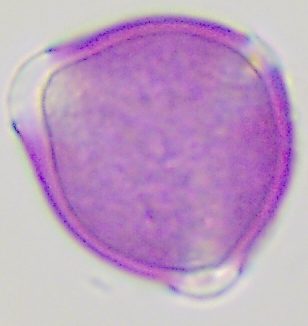
%> input picture Matlab files/edge detection/Acacia/Acacia04.jpg, 308 x 326 px
$ octave --eval "result = fd(imread('Acacia/Acacia04.jpg'));"   (GNU Octave 9; MATLAB toolbox functions it lacks are replaced by stand-ins)
%> lines starting %> are read from the running program, lines starting %| are printed output that depends on the picture; in (x1, y1, x2, y2) boxes, pixels count from 0 and x2, y2 are one past the last pixel; in counts of white or black regions, pixels touching at a corner belong together; the program's own positions count from 1
function coefs=fd(image)
%
% The program will calculate the fractal dimension of a 512x512 image
% using the box counting method.
%
% The code is just for beginners for getting an idea of box-counting
% method.
%
%=========================================================================
% the image is read and first its changed to grayscale image and then to
% black and white
% image=imread(imageNames(1,index));
image=rgb2gray(image);
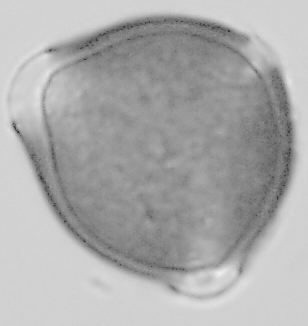
%> image: size 326x308 uint8; min 48, max 239, mean 171.3
% [7 lines of commented-out code are left out]
image=edge(image,'canny');
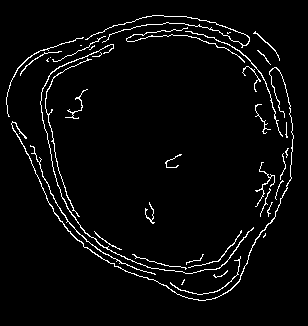
%> image: size 326x308 logical; 3.8% white in thin lines or dots, all inside (x1, y1, x2, y2) = (6, 15, 294, 301)
% imageNew=imresize(image,[512,512]);
% image=imageNew;
% initialises the varaibles for plotting the graph. scale is used to
% store
% the scaling factors and the count is used to store the number of boxes
% which contains parts of the image. For a given scale(1,i) value, the number
% of boxes occupied by the image will be available at count(1,i)
scale=zeros(1,9);
count=zeros(1,9);
[width,height,cols]=size(image);
%> width = 326; height = 308; cols = 1
% since the program is for a 512x512 image, the limit is set
% to 9 since 2^9=512
for i=1:9
   % scaling factors are taken as 2,4,8,16... 512.

   % For each scaling factor, the total number of pieces are to be calculated,
   % and the number of pieces which contain the black dots (pixels) among them are to
   % be counted.

   % For eg, when the scaling factor is 2, it means the image is divided in to
   % half, hence we will get 4 pieces. And have to see how many of pieces
   % have the black dots.
   sf=2^i;
   pieces=sf^2;
   pieceWidth=width/sf;
   pieceHeight=height/sf;

   %initially we assume, we have 0 black pieces
   blackPieces=0;

   % Now we have to iterate through each pieces to see how many pieces have the
   % black dots (pixel) in it. We will consider the collection of pieces as
   % a matrix. We are counting from 0 for the ease of calculations.
   for pieceIndex=0:pieces-1

       % row and column indices of each pieces are calculated to estimate the
       % xy cordinates of the starting and ending of each piece.
       pieceRow=idivide(int32(pieceIndex), int32(sf));
       pieceCol=rem(pieceIndex,sf);
       xmin=(pieceCol*pieceWidth)+1;
       xmax=(xmin+pieceWidth)-1;
       ymin=(pieceRow*pieceHeight)+1;
       ymax=(ymin+pieceHeight)-1;

       % each piece is extracted and stored in another array for
       % convenience.
       eachPiece=image(ymin:ymax,xmin:xmax);
       %each piece obtained is plotted on a plot for getting a view
       %of the splitting of the whole image.
       %subplot(sf,sf,pieceIndex+1), imshow(eachPiece);

       % now, we will check whether the piece has some black dots in it.
       % then the count of the black pieces will be incremented.
       if (min(min(eachPiece))== 0)
           blackPieces=blackPieces+1;
       end
   end

   % the count of pieces which contains the black dots for a given scaling value
   % will be obtained here and will be stored in the respective variables.
%    fprintf('%d\t->\t%d\n', sf, blackPieces);
   scale(1,i)=sf;
   count(1,i)=blackPieces;
end
% Now the process is over, the graph is plotted and the fractal dimension
% is calculated using the 'ployfit' function.
% plot(log(scale),log(count));
coefs=polyfit(log(scale),log(count),1);
end
%> (the run ends here)

$ run again, on Matlab files/edge detection/Acacia/Acacia08.jpg
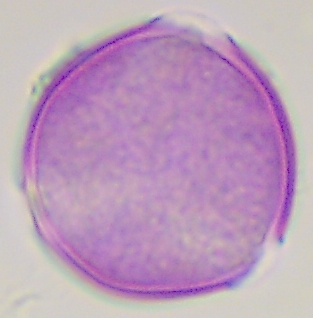
%> input picture Matlab files/edge detection/Acacia/Acacia08.jpg, 313 x 318 px
%> in fd, `image=rgb2gray(image);`:
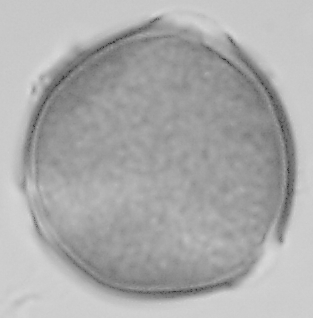
%> image: size 318x313 uint8; min 48, max 216, mean 170.6
%> in fd, `image=edge(image,'canny');`:
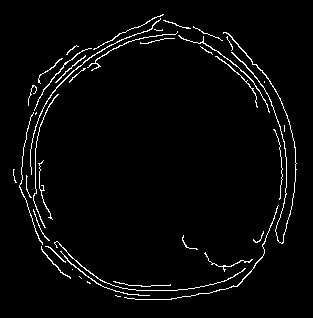
%> image: size 318x313 logical; 3.2% white in thin lines or dots, all inside (x1, y1, x2, y2) = (13, 14, 297, 300)

$ run again, on Matlab files/edge detection/Acacia/Acacia27.jpg
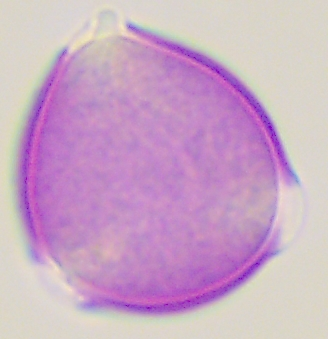
%> input picture Matlab files/edge detection/Acacia/Acacia27.jpg, 328 x 339 px
%> in fd, `image=rgb2gray(image);`:
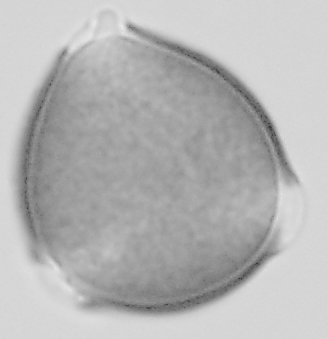
%> image: size 339x328 uint8; min 58, max 231, mean 181.6
%> in fd, `image=edge(image,'canny');`:
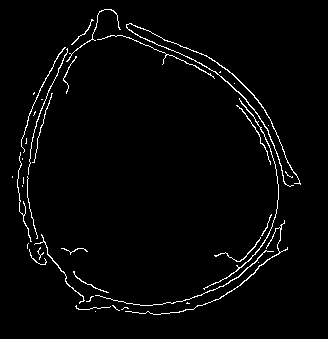
%> image: size 339x328 logical; 2.6% white in thin lines or dots, all inside (x1, y1, x2, y2) = (12, 9, 301, 315)
